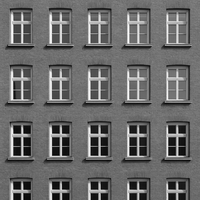
%> input picture examples/vision/data/facade.png, 200 x 200 px
$ octave feature_match_panorama.m   (GNU Octave 9; MATLAB toolbox functions it lacks are replaced by stand-ins)
%> lines starting %> are read from the running program, lines starting %| are printed output that depends on the picture
% feature_match_panorama.m — Computer Vision Toolbox Phase-A headline.
% ----------------------------------------------------------------------
% The canonical "Create Panorama" / feature-registration workflow on a REAL
% photograph (a brick building facade): detect corner features in two
% overlapping views, describe and match them across the pair, robustly
% estimate the geometric transform with RANSAC, and warp one view onto the
% other's frame.  Results are written out as images:
%   /tmp/cv_features.png  — detected corners overlaid on the facade
%   /tmp/cv_panorama.png  — the second view warped into the first's frame
% All over the shipped Image Processing + linear-algebra substrate; no Deep
% Learning, no OpenCV.

I1 = imread('data/facade.png');          % real facade photo (200x200 gray)
%> I1 is the input picture: size 200x200 uint8; min 0, max 255, mean 105.7
I2 = imtranslate(I1, [12 6]);            % a second, overlapping view
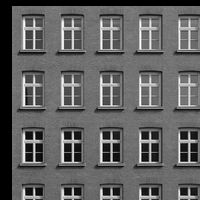
%> I2: size 200x200 uint8; min 0, max 255, mean 97

% 1) Detect + describe corner features (keep the strongest for speed/clarity).
p1 = detectHarrisFeatures(I1); p1 = p1(1:80, :);
%> after `p1 = detectHarrisFeatures(I1)`: p1 = 326 points; strongest (x, y): (53, 156), (15, 133), (62, 156), (14, 99), (130, 156)
%> after `p1 = p1(1:80, :)`: p1 = 80 points; strongest (x, y): (15, 133), (14, 99), (15, 155), (15, 189), (22, 156)
p2 = detectHarrisFeatures(I2); p2 = p2(1:80, :);
%> after `p2 = detectHarrisFeatures(I2)`: p2 = 311 points; strongest (x, y): (65, 162), (27, 139), (74, 162), (26, 105), (142, 162)
%> after `p2 = p2(1:80, :)`: p2 = 80 points; strongest (x, y): (65, 162), (27, 139), (26, 105), (27, 161), (27, 195)
f1 = extractFeatures(I1, p1);
f2 = extractFeatures(I2, p2);
fprintf('features: view1=%d  view2=%d\n', size(p1,1), size(p2,1));
%| features: view1=80  view2=80

% 2) Match features across the two views.
idx = matchFeatures(f1, f2);
%> idx = []
fprintf('putative matches: %d\n', size(idx,1));
%| putative matches: 0
m1 = p1(idx(:,1), :);
%> m1 = 0 points
m2 = p2(idx(:,2), :);
%> m2 = 0 points

% 3) Robustly estimate the geometric transform (RANSAC rejects mismatches).
%> (the run ends here)
